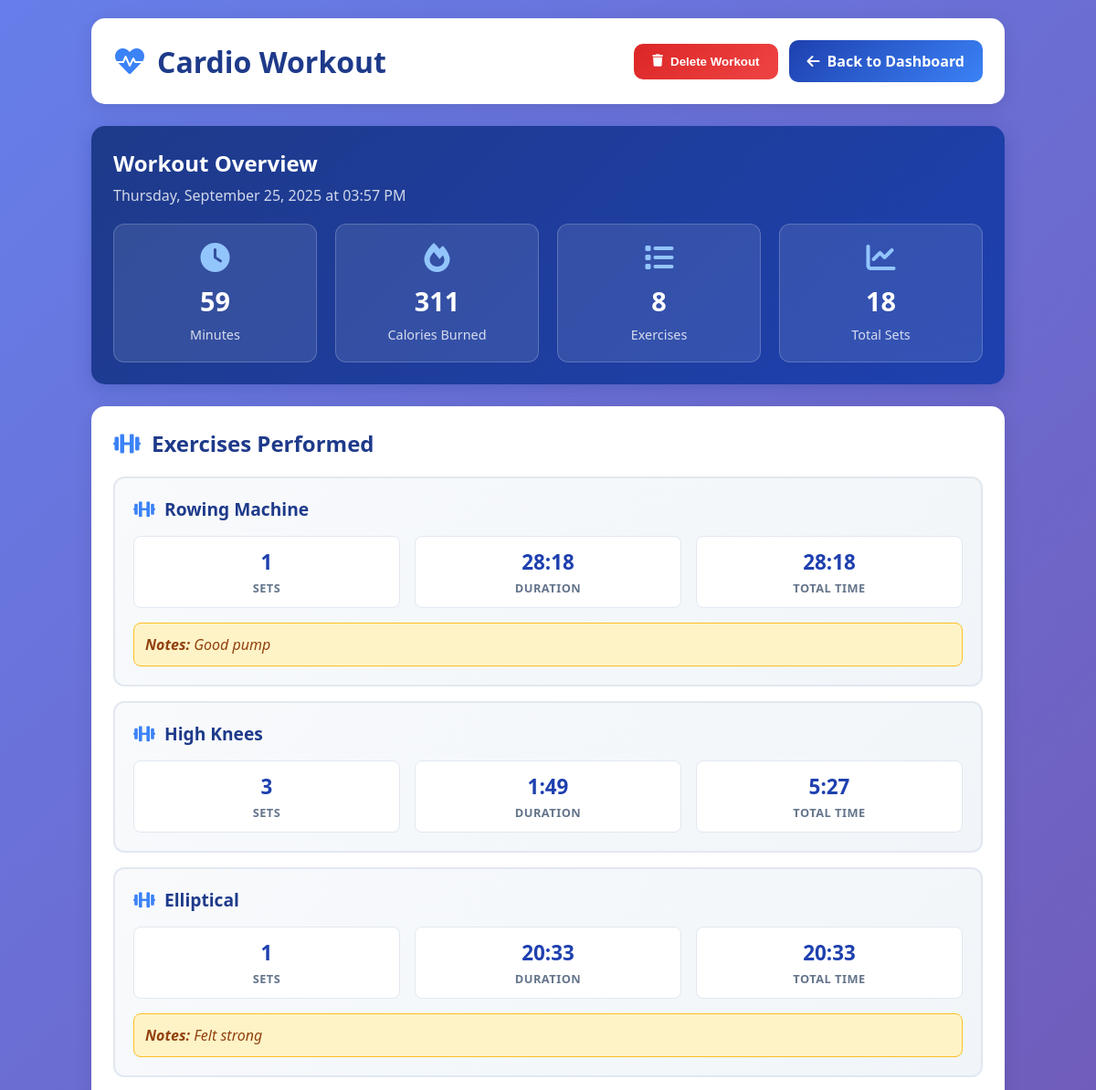
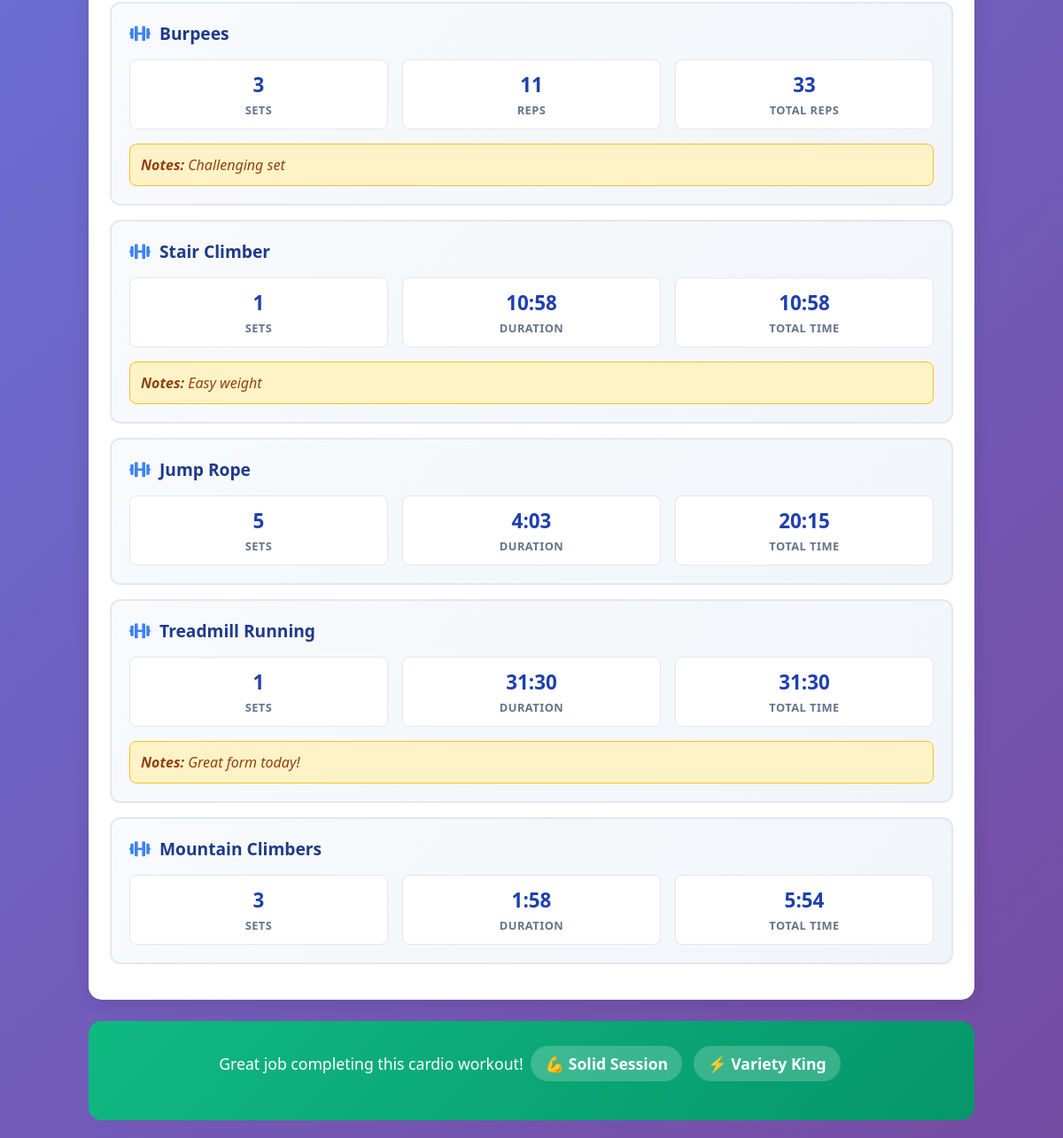
Screenshot of /workout-details/4 (signed in) with the database file from the repository (2 pictures, top to bottom).
### tables this page shows
CREATE TABLE "Workouts" (
                workout_id INTEGER PRIMARY KEY AUTOINCREMENT,
                user_id INTEGER NOT NULL,
                workout_type TEXT NOT NULL,
                start_time DATETIME,
                end_time DATETIME,
                duration_min INTEGER,
                calories_burned INTEGER,
                FOREIGN KEY (user_id) REFERENCES Users(user_id)
            );

CREATE TABLE `Exercises`(`exercise_id` TEXT, `workout_id` TEXT, `exercise_name` TEXT, `sets` TEXT, `reps` TEXT, `weight_kg` TEXT, `notes` TEXT);

### main.py (the view)
@app.route('/workout-details/<int:workout_id>')
def workout_details(workout_id):
    if 'user_id' not in session:
        return redirect(url_for('login'))
    conn = get_db_connection()
    user_id = session['user_id']
    workout = conn.execute(
        'SELECT * FROM Workouts WHERE workout_id = ? AND user_id = ?',
        (workout_id, user_id)
    ).fetchone()
    if not workout:
        conn.close()
        return redirect(url_for('dashboard'))
    workout_dict = dict(workout)
    if workout_dict['start_time']:
        try:
            from datetime import datetime
            workout_dict['start_time'] = datetime.strptime(workout_dict['start_time'], '%Y-%m-%d %H:%M:%S')
        except (ValueError, TypeError):
            workout_dict['start_time'] = None
    workout_dict['duration_min'] = int(workout_dict['duration_min']) if workout_dict['duration_min'] else 0
    workout_dict['calories_burned'] = int(workout_dict['calories_burned']) if workout_dict['calories_burned'] else 0
    exercises = []
    try:
        exercises_raw = conn.execute(
            'SELECT * FROM Exercises WHERE workout_id = ? ORDER BY exercise_id',
            (workout_id,)
        ).fetchall()
        exercises = [dict(exercise) for exercise in exercises_raw]
        for exercise in exercises:
            exercise['sets'] = int(exercise['sets']) if exercise['sets'] else 0
            exercise['reps'] = int(exercise['reps']) if exercise['reps'] else 0
            exercise['weight_kg'] = float(exercise['weight_kg']) if exercise['weight_kg'] else 0.0
    except sqlite3.OperationalError:
        exercises = []
    conn.close()
    return render_template('workout-details.html', workout=workout_dict, exercises=exercises)

### main.py (called while the page is built)
def get_db_connection():
    conn = sqlite3.connect('database/data_source.db')
    conn.row_factory = sqlite3.Row
    return conn

### templates/workout-details.html (shortened to what this page needs)
<!DOCTYPE html>
<html lang="en">
<head>
    <link rel="stylesheet" href="https://cdnjs.cloudflare.com/ajax/libs/font-awesome/6.0.0/css/all.min.css">
</head>
<body>
    <div class="container">
        <div class="header">
            <h1 class="workout-title">
                <i class="fas fa-{% if workout.workout_type == 'cardio' %}heartbeat{% elif workout.workout_type == 'strength' %}dumbbell{% elif workout.workout_type == 'flexibility' %}leaf{% else %}running{% endif %}"></i>
                {{ workout.workout_type|title }} Workout
            </h1>
            <div class="header-actions">
                <button id="deleteWorkout" class="delete-btn" onclick="confirmDelete({{ workout.workout_id }})">
                    <i class="fas fa-trash"></i>
                    Delete Workout
                </button>
                <a href="/dashboard" class="back-btn">
                    <i class="fas fa-arrow-left"></i>
                    Back to Dashboard
                </a>
            </div>
        </div>
        <div class="workout-overview">
            <h2 style="margin-bottom: 8px;">Workout Overview</h2>
            <p style="opacity: 0.8; margin-bottom: 0;">
                {{ workout.start_time.strftime('%A, %B %d, %Y at %I:%M %p') if workout.start_time else 'Date not available' }}
            </p>
            <div class="overview-grid">
                <div class="overview-card">
                    <i class="fas fa-clock"></i>
                    <div class="overview-value">{{ workout.duration_min }}</div>
                    <div class="overview-label">Minutes</div>
                </div>
                {% if workout.calories_burned and workout.calories_burned > 0 %}
                <div class="overview-card">
                    <i class="fas fa-fire"></i>
                    <div class="overview-value">{{ workout.calories_burned }}</div>
                    <div class="overview-label">Calories Burned</div>
                </div>
                {% endif %}
                <div class="overview-card">
                    <i class="fas fa-list"></i>
                    <div class="overview-value">{{ exercises|length }}</div>
                    <div class="overview-label">Exercises</div>
                </div>
                <div class="overview-card">
                    <i class="fas fa-chart-line"></i>
                    <div class="overview-value">
                        {% if exercises %}
                            {{ exercises|sum(attribute='sets')|int }}
                        {% else %}
                            0
                        {% endif %}
                    </div>
                    <div class="overview-label">Total Sets</div>
                </div>
            </div>
        </div>
        <div class="exercises-section">
            <h2 class="section-title">
                <i class="fas fa-dumbbell"></i>
                Exercises Performed
            </h2>
            {% if exercises %}
                {% for exercise in exercises %}
                <div class="exercise-card">
                    <div class="exercise-header">
                        <h3 class="exercise-name">
                            <i class="fas fa-{% if 'push' in exercise.exercise_name.lower() %}hand-rock{% elif 'squat' in exercise.exercise_name.lower() %}arrow-down{% elif 'bench' in exercise.exercise_name.lower() %}bed{% else %}dumbbell{% endif %}"></i>
                            {{ exercise.exercise_name }}
                        </h3>
                    </div>
                    <div class="exercise-stats">
                        <div class="stat-item">
                            <div class="stat-value">{{ exercise.sets }}</div>
                            <div class="stat-label">Sets</div>
                        </div>
                        {% if 'plank' in exercise.exercise_name.lower() or 'treadmill' in exercise.exercise_name.lower() or 'cycling' in exercise.exercise_name.lower() or 'elliptical' in exercise.exercise_name.lower() or 'rowing' in exercise.exercise_name.lower() or 'stair' in exercise.exercise_name.lower() or 'rope' in exercise.exercise_name.lower() or 'climber' in exercise.exercise_name.lower() or 'knees' in exercise.exercise_name.lower() or 'fold' in exercise.exercise_name.lower() or 'dog' in exercise.exercise_name.lower() or 'pose' in exercise.exercise_name.lower() or 'twist' in exercise.exercise_name.lower() or 'stretch' in exercise.exercise_name.lower() or 'walk' in exercise.exercise_name.lower() or 'crawl' in exercise.exercise_name.lower() or 'ropes' in exercise.exercise_name.lower() or 'jacks' in exercise.exercise_name.lower() %}
                        <div class="stat-item">
                            <div class="stat-value">
                                {% if exercise.reps >= 60 %}
                                    {{ (exercise.reps // 60) }}:{{ '%02d'|format(exercise.reps % 60) }}
                                {% else %}
                                    {{ exercise.reps }}s
                                {% endif %}
                            </div>
                            <div class="stat-label">Duration</div>
                        </div>
                        <div class="stat-item">
                            <div class="stat-value">{{ exercise.reps }}</div>
                            <div class="stat-label">Reps</div>
                        </div>
                        {% endif %}
                        <div class="stat-item">
                            {% if 'plank' in exercise.exercise_name.lower() or 'treadmill' in exercise.exercise_name.lower() or 'cycling' in exercise.exercise_name.lower() or 'elliptical' in exercise.exercise_name.lower() or 'rowing' in exercise.exercise_name.lower() or 'stair' in exercise.exercise_name.lower() or 'rope' in exercise.exercise_name.lower() or 'climber' in exercise.exercise_name.lower() or 'knees' in exercise.exercise_name.lower() or 'fold' in exercise.exercise_name.lower() or 'dog' in exercise.exercise_name.lower() or 'pose' in exercise.exercise_name.lower() or 'twist' in exercise.exercise_name.lower() or 'stretch' in exercise.exercise_name.lower() or 'walk' in exercise.exercise_name.lower() or 'crawl' in exercise.exercise_name.lower() or 'ropes' in exercise.exercise_name.lower() or 'jacks' in exercise.exercise_name.lower() %}
                                <div class="stat-value">
                                    {% if exercise.reps >= 60 %}
                                        {{ ((exercise.reps * exercise.sets) // 60) }}:{{ '%02d'|format((exercise.reps * exercise.sets) % 60) }}
                                    {% else %}
                                        {{ (exercise.reps * exercise.sets) }}s
                                    {% endif %}
                                </div>
                                <div class="stat-label">Total Time</div>
                                <div class="stat-value">{{ (exercise.sets * exercise.reps)|int }}</div>
                                <div class="stat-label">Total Reps</div>
                        </div>
                    </div>
                    {% if exercise.notes and exercise.notes.strip() %}
                    <div class="exercise-notes">
                        <strong>Notes:</strong> {{ exercise.notes }}
                    </div>
                    {% endif %}
                </div>
        </div>
        {% if exercises %}
        <div class="workout-summary">
            <div class="summary-text">
                Great job completing this {{ workout.workout_type }} workout!
                {% if workout.duration_min >= 60 %}
                <span class="achievement-badge">🏆 Hour+ Warrior</span>
                {% elif workout.duration_min >= 30 %}
                <span class="achievement-badge">💪 Solid Session</span>
                {% endif %}
                {% if exercises|length >= 10 %}
                <span class="achievement-badge">🎯 Exercise Master</span>
                {% elif exercises|length >= 5 %}
                <span class="achievement-badge">⚡ Variety King</span>
                {% endif %}
            </div>
        </div>
        {% endif %}
    </div>
</body>
</html>

### templates/workout-details.html (style rules this page uses)
* { margin: 0; padding: 0; box-sizing: border-box; }
body { font-family: 'Segoe UI', Tahoma, Geneva, Verdana, sans-serif; background: linear-gradient(135deg, #667eea 0%, #764ba2 100%); min-height: 100vh; padding: 20px; }
.container { max-width: 1000px; margin: 0 auto; }
.header { background: white; border-radius: 15px; padding: 24px; margin-bottom: 24px; box-shadow: 0 4px 20px rgba(0,0,0,0.1); display: flex; justify-content: space-between; align-items: center; }
.header-actions { display: flex; gap: 12px; align-items: center; }
.workout-title { color: #1e3a8a; font-size: 2rem; font-weight: 700; display: flex; align-items: center; gap: 12px; }
.workout-title i { color: #3b82f6; }
.back-btn { background: linear-gradient(135deg, #1e40af 0%, #3b82f6 100%); color: white; padding: 12px 20px; border: none; border-radius: 10px; text-decoration: none; font-weight: 600; transition: all 0.3s ease; display: flex; align-items: center; gap: 8px; }
.delete-btn { background: linear-gradient(135deg, #dc2626 0%, #ef4444 100%); color: white; padding: 12px 20px; border: none; border-radius: 10px; font-weight: 600; transition: all 0.3s ease; display: flex; align-items: center; gap: 8px; cursor: pointer; }
.workout-overview { background: linear-gradient(135deg, #1e3a8a 0%, #1e40af 100%); border-radius: 15px; padding: 24px; margin-bottom: 24px; color: white; box-shadow: 0 4px 20px rgba(30, 58, 138, 0.3); }
.overview-grid { display: grid; grid-template-columns: repeat(auto-fit, minmax(200px, 1fr)); gap: 20px; margin-top: 20px; }
.overview-card { background: rgba(255, 255, 255, 0.1); border: 1px solid rgba(255, 255, 255, 0.2); border-radius: 12px; padding: 20px; text-align: center; transition: all 0.3s ease; }
.overview-card i { font-size: 2rem; color: #93c5fd; margin-bottom: 12px; }
.overview-value { font-size: 1.8rem; font-weight: 700; margin-bottom: 8px; }
.overview-label { font-size: 0.9rem; opacity: 0.8; }
.exercises-section { background: white; border-radius: 15px; padding: 24px; box-shadow: 0 4px 20px rgba(0,0,0,0.1); }
.section-title { color: #1e3a8a; font-size: 1.5rem; font-weight: 700; margin-bottom: 20px; display: flex; align-items: center; gap: 12px; }
.section-title i { color: #3b82f6; }
.exercise-card { background: linear-gradient(135deg, #f8fafc 0%, #f1f5f9 100%); border: 2px solid #e2e8f0; border-radius: 12px; padding: 20px; margin-bottom: 16px; transition: all 0.3s ease; }
.exercise-header { display: flex; justify-content: space-between; align-items: center; margin-bottom: 16px; }
.exercise-name { font-size: 1.2rem; font-weight: 700; color: #1e3a8a; display: flex; align-items: center; gap: 10px; }
.exercise-name i { color: #3b82f6; }
.exercise-stats { display: grid; grid-template-columns: repeat(auto-fit, minmax(120px, 1fr)); gap: 16px; }
.stat-item { text-align: center; background: white; padding: 12px; border-radius: 8px; border: 1px solid #e2e8f0; }
.stat-value { font-size: 1.4rem; font-weight: 700; color: #1e40af; margin-bottom: 4px; }
.stat-label { font-size: 0.8rem; color: #64748b; text-transform: uppercase; font-weight: 600; letter-spacing: 0.5px; }
.exercise-notes { margin-top: 16px; padding: 12px; background: #fef3c7; border: 1px solid #fbbf24; border-radius: 8px; color: #92400e; font-style: italic; }
.workout-summary { background: linear-gradient(135deg, #10b981 0%, #059669 100%); color: white; border-radius: 15px; padding: 24px; margin-top: 24px; text-align: center; }
.summary-text { font-size: 1.1rem; margin-bottom: 16px; }
.achievement-badge { display: inline-block; background: rgba(255, 255, 255, 0.2); padding: 8px 16px; border-radius: 20px; font-weight: 600; margin: 4px; }

### rows the page displays
Workouts: workout_type "Cardio", duration_min "59", calories_burned "311", workout_type "cardio"
Exercises: exercise_name "Rowing Machine", sets "1", reps "28", exercise.reps%60 "18", ((exercise.reps*exercise.sets)//60) "28", (exercise.reps*exercise.sets)%60 "18", notes "Good pump"
Exercises: exercise_name "High Knees", sets "3", reps "1", exercise.reps%60 "49", ((exercise.reps*exercise.sets)//60) "5", (exercise.reps*exercise.sets)%60 "27"
Exercises: exercise_name "Elliptical", sets "1", reps "20", exercise.reps%60 "33", ((exercise.reps*exercise.sets)//60) "20", (exercise.reps*exercise.sets)%60 "33", notes "Felt strong"
Exercises: exercise_name "Burpees", sets "3", reps "11", (exercise.sets*exercise.reps)|int "33", notes "Challenging set"
Exercises: exercise_name "Stair Climber", sets "1", reps "10", exercise.reps%60 "58", ((exercise.reps*exercise.sets)//60) "10", (exercise.reps*exercise.sets)%60 "58", notes "Easy weight"
Exercises: exercise_name "Jump Rope", sets "5", reps "4", exercise.reps%60 "03", ((exercise.reps*exercise.sets)//60) "20", (exercise.reps*exercise.sets)%60 "15"
Exercises: exercise_name "Treadmill Running", sets "1", reps "31", exercise.reps%60 "30", ((exercise.reps*exercise.sets)//60) "31", (exercise.reps*exercise.sets)%60 "30", notes "Great form today!"
Exercises: exercise_name "Mountain Climbers", sets "3", reps "1", exercise.reps%60 "58", ((exercise.reps*exercise.sets)//60) "5", (exercise.reps*exercise.sets)%60 "54"

### other values shown
{{ exercises|length }} "8"
{{ exercises|sum(attribute='sets')|int }} "18"
